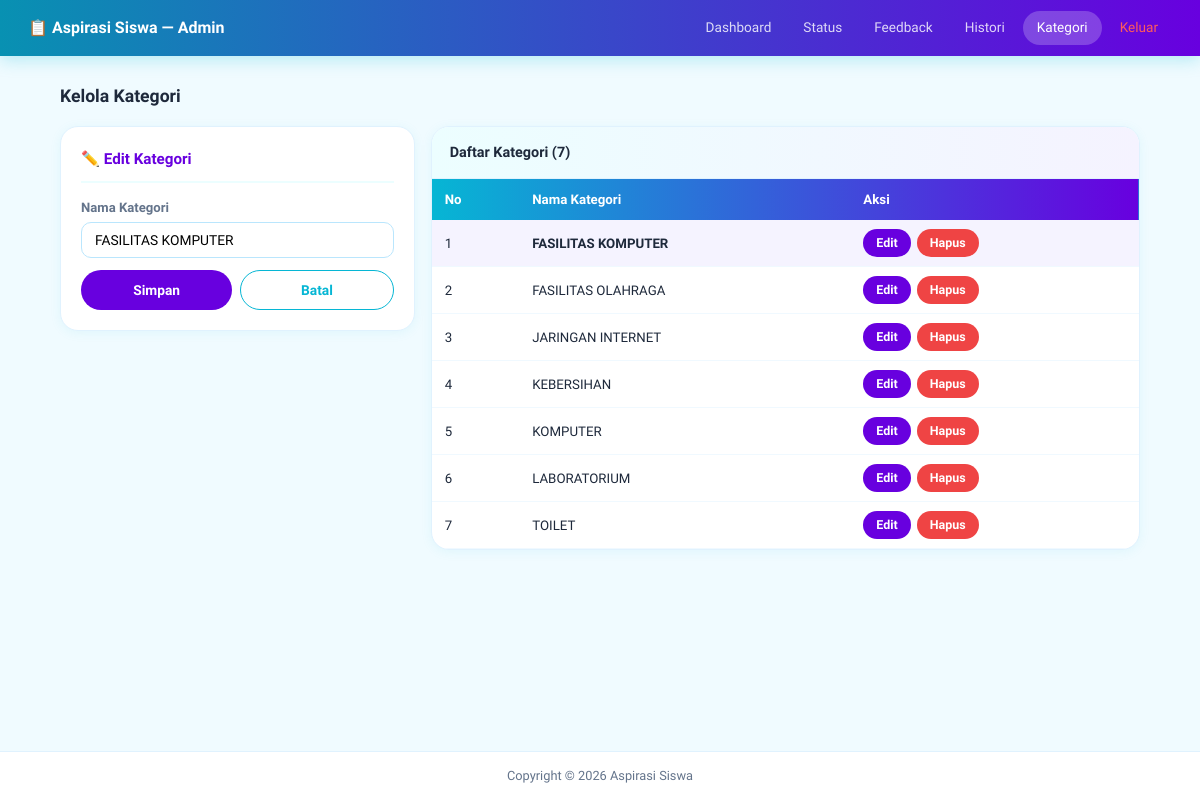
Page /aspirasi_v1/admin/kategori.php?edit=12 (signed in) on the committed database.
### tables this page shows
CREATE TABLE `kategori` (
  `id_kategori` int(5) NOT NULL,
  `ket_kategori` varchar(30) NOT NULL
);

### aspirasi_v1/admin/kategori.php (the view, shortened to what this page needs)
<?php
include '../config/koneksi.php';
$edit_id = $_GET['edit'] ?? 0;
$edit_data = null;
if ($edit_id) {
    $q         = mysqli_query($koneksi, "SELECT * FROM kategori WHERE id_kategori = '$edit_id'");
    $edit_data = mysqli_fetch_assoc($q);
}
$result   = mysqli_query($koneksi, "SELECT * FROM kategori ORDER BY ket_kategori");
$kategori = mysqli_fetch_all($result, MYSQLI_ASSOC);
include 'header.php';
?>
<div class="wrap">
<div class="section">
    <p style="font-size:1.1rem;font-weight:700;margin-bottom:16px">Kelola Kategori</p>
    <div style="display:grid;grid-template-columns:1fr 2fr;gap:16px;align-items:start">
        <div class="box">
            <?php if ($edit_data): ?>
                <div class="box-judul" style="color:var(--ungu)">✏️ Edit Kategori</div>
                <form method="POST">
                    <label>Nama Kategori</label>
                    <input type="text" name="ket_kategori_edit"
                           value="<?= htmlspecialchars($edit_data['ket_kategori']) ?>" required>
                    <div style="display:flex;gap:8px">
                        <button type="submit" name="edit" class="btn btn-ungu" style="flex:1">Simpan</button>
                        <a href="kategori.php" class="btn btn-outline" style="flex:1;text-align:center">Batal</a>
                    </div>
                </form>
            <?php endif; ?>
        </div>
        <div class="box" style="padding:0;overflow:hidden">
            <div style="padding:14px 18px;font-weight:700;font-size:0.9rem;border-bottom:1px solid var(--border);background:linear-gradient(90deg,var(--cyan-muda),var(--ungu-muda))">
                Daftar Kategori (<?= count($kategori) ?>)
            </div>
            <table>
                <thead>
                    <tr>
                        <th>No</th>
                        <th>Nama Kategori</th>
                        <th>Aksi</th>
                    </tr>
                </thead>
                <tbody>
                    <?php if (count($kategori) == 0): ?>
                        <tr>
                            <td colspan="3" style="text-align:center;padding:24px;color:var(--abu)">
                                Belum ada kategori.
                            </td>
                        </tr>
                    <?php else: ?>
                        <?php foreach ($kategori as $no => $k): ?>
                        <tr style="<?= $k['id_kategori'] == $edit_id ? 'background:var(--ungu-muda)' : '' ?>">
                            <td><?= $no + 1 ?></td>
                            <td style="font-weight:<?= $k['id_kategori'] == $edit_id ? '700' : 'normal' ?>">
                                <?= htmlspecialchars($k['ket_kategori']) ?>
                            </td>
                            <td style="display:flex;gap:6px;flex-wrap:wrap">
                                <a href="kategori.php?edit=<?= $k['id_kategori'] ?>"
                                   class="btn btn-ungu btn-kecil">Edit</a>
                                <a href="kategori.php?hapus=<?= $k['id_kategori'] ?>"
                                   class="btn btn-merah btn-kecil"
                                   onclick="return confirm('Yakin hapus kategori ini?')">Hapus</a>
                            </td>
                        </tr>
                        <?php endforeach; ?>
                    <?php endif; ?>
                </tbody>
            </table>
        </div>
    </div>
</div>
</div>
<footer>Copyright &copy; 2026 Aspirasi Siswa</footer>
</body>
</html>

### aspirasi_v1/assets/css/style.css (style rules this page uses)
* { margin: 0; padding: 0; box-sizing: border-box; font-family: 'Google Sans', sans-serif; }
body { display: flex; flex-direction: column; background: #f0fbff; color: #1e293b; min-height: 100vh; line-height: 1.6; }
.wrap { flex: 1; }
a { text-decoration: none; color: inherit; }
:root { --cyan: #06b6d4; --cyan-tua: #0891b2; --cyan-muda: #ecfeff; --ungu: #6800df; --ungu-muda: #f5f3ff; --hijau: #10b981; --hijau-muda: #ecfdf5; --kuning: #f59e0b; --kuning-muda: #fffbeb; --merah: #ef4444; --merah-muda: #fef2f2; --teks: #1e293b; --abu: #64748b; --border: #e0f2fe; --putih: #ffffff; }
.section { padding: 26px 0; }
.wrap { flex: 1; width: 90%; max-width: 1100px; margin: 0 auto; }
.box { background: var(--putih); border: 1.5px solid var(--border); border-radius: 18px; padding: 20px; margin-bottom: 16px; box-shadow: 0 2px 12px rgba(6,182,212,0.07); }
.box-judul { font-size: 0.95rem; font-weight: 700; margin-bottom: 14px; padding-bottom: 10px; border-bottom: 2px solid var(--cyan-muda); color: var(--teks); }
label { display: block; font-size: 0.82rem; font-weight: 600; margin-bottom: 4px; color: var(--abu); }
input[type=text], input[type=number], input[type=password], input[type=date], select, textarea { width: 100%; padding: 9px 13px; border: 1.5px solid #bae6fd; border-radius: 10px; font-family: inherit; font-size: 0.86rem; margin-bottom: 12px; background: white; transition: border 0.2s, box-shadow 0.2s; }
.btn { display: inline-block; padding: 8px 20px; background: var(--cyan); color: white; border: none; border-radius: 999px; cursor: pointer; font-family: inherit; font-size: 0.86rem; font-weight: 600; transition: background 0.2s, transform 0.1s, box-shadow 0.2s; }
.btn-merah { background: var(--merah); }
.btn-ungu { background: var(--ungu); }
.btn-outline { background: none; border: 1.5px solid var(--cyan); color: var(--cyan); }
.btn-kecil { padding: 4px 13px; font-size: 0.78rem; }
table { width: 100%; border-collapse: collapse; }
thead tr { background: linear-gradient(90deg, var(--cyan), var(--ungu)); color: white; }
thead th { padding: 10px 13px; font-size: 0.83rem; text-align: left; font-weight: 600; }
tbody tr { border-bottom: 1px solid #f0f9ff; transition: background 0.15s; }
tbody td { padding: 9px 13px; font-size: 0.83rem; vertical-align: middle; }
footer { text-align: center; padding: 14px; color: var(--abu); font-size: 0.8rem; border-top: 1px solid var(--border); background: white; margin-top: 10px; }

### rows in the picture
kategori: ket_kategori_edit "FASILITAS KOMPUTER", ket_kategori "FASILITAS KOMPUTER"
kategori: ket_kategori "FASILITAS OLAHRAGA"
kategori: ket_kategori "JARINGAN INTERNET"
kategori: ket_kategori "KEBERSIHAN"
kategori: ket_kategori "KOMPUTER"
kategori: ket_kategori "LABORATORIUM"
kategori: ket_kategori "TOILET"

### other values in the picture
count($kategori) "7"
